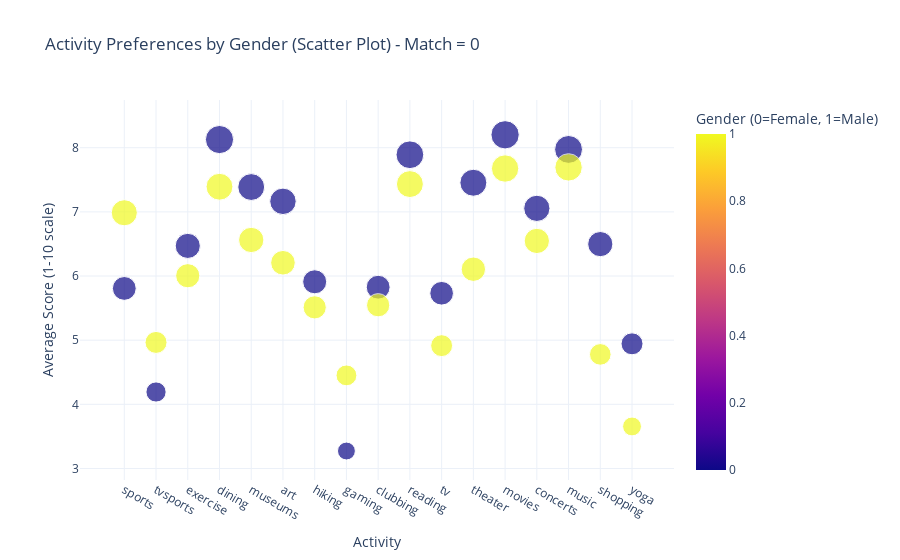

Notebook cell for this chart:
### Code cell
# Filtrer les données où match = 0
df_match_0 = df[df['match'] == 0].copy()  # Utilisation de .copy() pour éviter de modifier directement le DataFrame original

# Vérifier que 'gender' ne contient que 0 (Female) et 1 (Male) sans changer les valeurs dans la base de données
df_match_0['gender'] = df_match_0['gender'].apply(lambda x: 0 if x == 0 else 1)

# Sélectionner les colonnes d'activités pour le calcul des moyennes par genre
columns_of_interest = ['sports', 'tvsports', 'exercise', 'dining', 'museums', 'art', 'hiking', 'gaming', 'clubbing',
                       'reading', 'tv', 'theater', 'movies', 'concerts', 'music', 'shopping', 'yoga']

# Calculer la moyenne des réponses pour chaque genre
activity_by_gender = df_match_0.groupby('gender')[columns_of_interest].mean().reset_index()

# Ne pas remplacer 0 par Female et 1 par Male, garder 0 et 1 dans la colonne 'gender'
# Transformation des données pour l'adapter au scatter plot (melt)
activity_melted = pd.melt(activity_by_gender, id_vars='gender', var_name='Activity', value_name='Average Score')

# Créer le scatter plot interactif avec les couleurs personnalisées
custom_colors = ['#FD2C72', '#929292']  # Rose pour Female (0), gris pour Male (1)

fig = px.scatter(activity_melted, x='Activity', y='Average Score', color='gender',
                 title='Activity Preferences by Gender (Scatter Plot) - Match = 0',
                 labels={'gender': 'Gender (0=Female, 1=Male)', 'Average Score': 'Average Score (1-10 scale)'},
                 hover_name='Activity', 
                 size='Average Score', 
                 template='plotly_white',  # Fond blanc
                 color_discrete_sequence=custom_colors)  # Couleurs personnalisées

# Afficher le graphique interactif
fig.show()

### Figure 1 — Plotly figure (JSON) as saved in the notebook; plotly's stock layout.template omitted (floating-point values rounded to 4 significant figures)
{"data": [{"hovertemplate": "<b>%{hovertext}</b><br><br>Activity=%{x}<br>Average Score (1-10 scale)=%{marker.size}<br>Gender (0=Female, 1=Male)=%{marker.color}<extra></extra>", "hovertext": ["sports", "sports", "tvsports", "tvsports", "exercise", "exercise", "dining", "dining", "museums", "museums", "art", "art", "hiking", "hiking", "gaming", "gaming", "clubbing", "clubbing", "reading", "reading", "tv", "tv", "theater", "theater", "movies", "movies", "concerts", "concerts", "music", "music", "shopping", "shopping", "yoga", "yoga"], "legendgroup": "", "marker": {"color": [0, 1, 0, 1, 0, 1, 0, 1, 0, 1, 0, 1, 0, 1, 0, 1, 0, 1, 0, 1, 0, 1, 0, 1, 0, 1, 0, 1, 0, 1, 0, 1, 0, 1], "coloraxis": "coloraxis", "size": [5.807, 6.986, 4.192, 4.965, 6.47, 6.005, 8.127, 7.392, 7.387, 6.562, 7.165, 6.207, 5.91, 5.512, 3.272, 4.451, 5.826, 5.545, 7.891, 7.433, 5.731, 4.915, 7.454, 6.106, 8.201, 7.676, 7.055, 6.547, 7.974, 7.694, 6.498, 4.779, 4.943, 3.655], "sizemode": "area", "sizeref": 0.0205, "symbol": "circle"}, "mode": "markers", "name": "", "orientation": "v", "showlegend": false, "type": "scatter", "x": ["sports", "sports", "tvsports", "tvsports", "exercise", "exercise", "dining", "dining", "museums", "museums", "art", "art", "hiking", "hiking", "gaming", "gaming", "clubbing", "clubbing", "reading", "reading", "tv", "tv", "theater", "theater", "movies", "movies", "concerts", "concerts", "music", "music", "shopping", "shopping", "yoga", "yoga"], "xaxis": "x", "y": [5.807, 6.986, 4.192, 4.965, 6.47, 6.005, 8.127, 7.392, 7.387, 6.562, 7.165, 6.207, 5.91, 5.512, 3.272, 4.451, 5.826, 5.545, 7.891, 7.433, 5.731, 4.915, 7.454, 6.106, 8.201, 7.676, 7.055, 6.547, 7.974, 7.694, 6.498, 4.779, 4.943, 3.655], "yaxis": "y"}], "layout": {"coloraxis": {"colorbar": {"title": {"text": "Gender (0=Female, 1=Male)"}}, "colorscale": [[0, "#0d0887"], [0.1111, "#46039f"], [0.2222, "#7201a8"], [0.3333, "#9c179e"], [0.4444, "#bd3786"], [0.5556, "#d8576b"], [0.6667, "#ed7953"], [0.7778, "#fb9f3a"], [0.8889, "#fdca26"], [1, "#f0f921"]]}, "legend": {"itemsizing": "constant", "tracegroupgap": 0}, "title": {"text": "Activity Preferences by Gender (Scatter Plot) - Match = 0"}, "xaxis": {"anchor": "y", "domain": [0, 1], "title": {"text": "Activity"}}, "yaxis": {"anchor": "x", "domain": [0, 1], "title": {"text": "Average Score (1-10 scale)"}}}}
